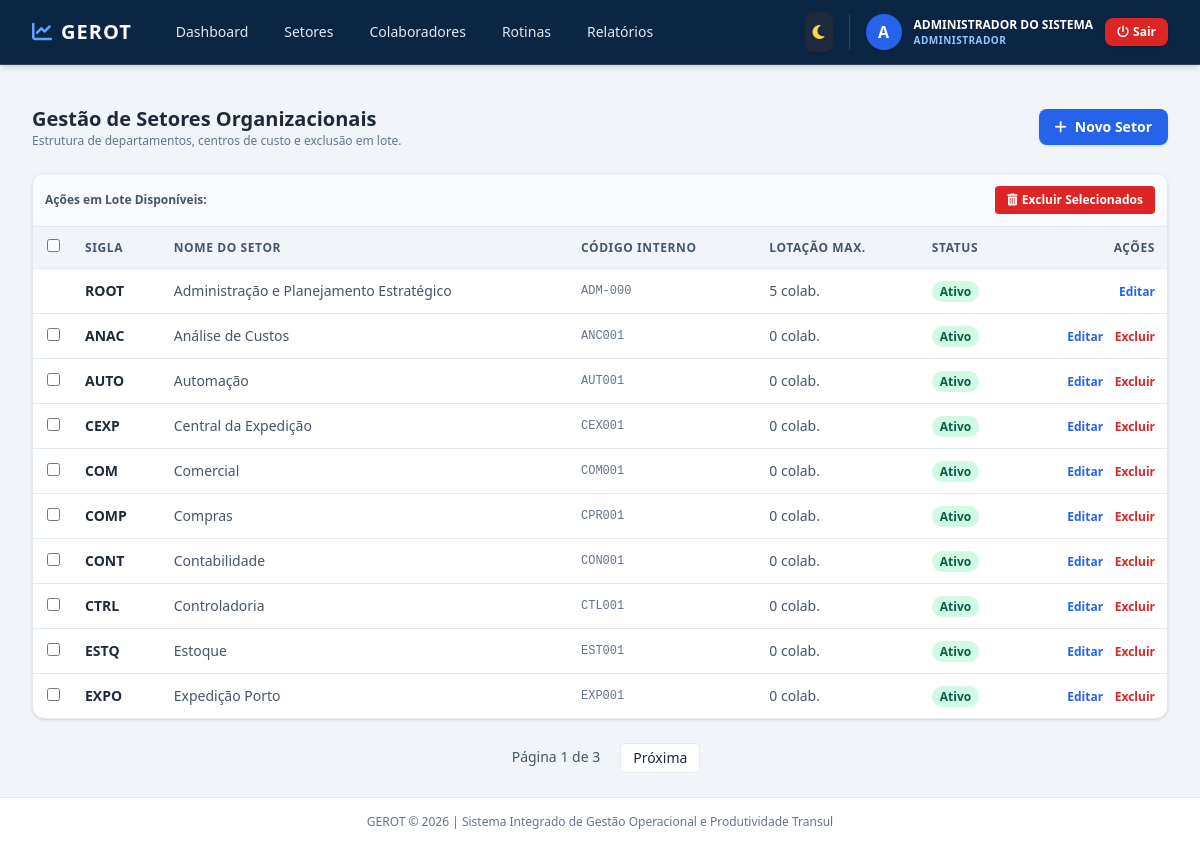
The app's page /admin/setores (signed in) with its own data.
### app/models/usuario.py (models this page shows, shortened)
class Usuario(UserMixin, db.Model):
    __tablename__ = 'usuarios'
    id = db.Column(db.Integer, primary_key=True)
    username = db.Column(db.String(64), unique=True, nullable=False, index=True)
    email = db.Column(db.String(120), unique=True, nullable=False, index=True)
    password_hash = db.Column(db.String(256))
    role = db.Column(db.String(20), default='colaborador', nullable=False)
    ativo = db.Column(db.Boolean, default=False)
    nome_completo = db.Column(db.String(150), nullable=False)
    cpf = db.Column(db.String(14), unique=True, nullable=False)
    rg_numero = db.Column(db.String(20))
    rg_orgao_emissor = db.Column(db.String(20))
    rg_uf = db.Column(db.String(2))
    data_nascimento = db.Column(db.Date)
    sexo = db.Column(db.String(20))
    estado_civil = db.Column(db.String(20))
    telefone_principal = db.Column(db.String(30))
    logradouro = db.Column(db.String(150))
    numero_endereco = db.Column(db.String(20))
    bairro = db.Column(db.String(100))
    cidade = db.Column(db.String(100))
    uf_endereco = db.Column(db.String(2))
    cep = db.Column(db.String(10))
    matricula = db.Column(db.String(50), unique=True, nullable=True)
    cargo = db.Column(db.String(100))
    funcao = db.Column(db.String(100))
    setor_id = db.Column(db.Integer, db.ForeignKey('setores.id'), nullable=False)
    setores_secundarios = db.relationship(
        'Setor',
        secondary=usuario_setores_secundarios,
        backref=db.backref('coordenadores_secundarios', lazy='dynamic')
    )
    tipo_vinculo = db.Column(db.String(50))
    data_admissao = db.Column(db.Date)
    data_cadastro = db.Column(db.DateTime, default=datetime.utcnow)
    ultimo_login = db.Column(db.DateTime)
    status_cadastro = db.Column(db.String(20), default='incompleto')
    cadastrado_por_id = db.Column(db.Integer, db.ForeignKey('usuarios.id'), nullable=True)
    cadastrador = db.relationship('Usuario', remote_side=[id], backref='usuarios_cadastrados')
    lancamentos = db.relationship('Lancamento', backref='autor', lazy='dynamic', foreign_keys='Lancamento.usuario_id')
    correcoes_aprovadas = db.relationship('Lancamento', backref='aprovador', lazy='dynamic', foreign_keys='Lancamento.correcao_aprovada_por')
    @property
    def role_label(self):
        mapa = {
            'admin': 'Administrador',
            'diretor': 'Diretor',
            'gestor': 'Diretor',
            'lider': 'Líder',
            'coordenador': 'Líder',
            'colaborador': 'Colaborador',
            'operador': 'Colaborador'
        }
        return mapa.get(self.role.lower(), self.role.title())
    @property
    def is_admin(self):
        return self.role == 'admin'

### app/models/setor.py (models this page shows, shortened)
class Setor(db.Model):
    __tablename__ = 'setores'
    id = db.Column(db.Integer, primary_key=True)
    nome = db.Column(db.String(100), unique=True, nullable=False, index=True)
    sigla = db.Column(db.String(20), unique=True, nullable=False)
    codigo_interno = db.Column(db.String(50), unique=True, nullable=False)
    data_criacao_sistema = db.Column(db.DateTime, default=datetime.utcnow)
    ativo = db.Column(db.Boolean, default=True)
    hierarquia_pai_id = db.Column(db.Integer, db.ForeignKey('setores.id'), nullable=True)
    responsavel_id = db.Column(db.Integer, db.ForeignKey('usuarios.id', use_alter=True, name='fk_setor_responsavel'), nullable=True)
    substituto_id = db.Column(db.Integer, db.ForeignKey('usuarios.id', use_alter=True, name='fk_setor_substituto'), nullable=True)
    tipo_setor = db.Column(db.String(30))
    natureza_atuacao = db.Column(db.String(30))
    missao_setor = db.Column(db.Text, nullable=True)
    descricao_atividades = db.Column(db.Text, nullable=True)
    nivel_complexidade = db.Column(db.String(20), default='Média')
    nivel_repetitividade = db.Column(db.String(20), default='Média')
    limite_max_colaboradores = db.Column(db.Integer, default=0)
    cargos_permitidos = db.Column(db.Text)
    turno_operacao = db.Column(db.String(50))
    escala_trabalho = db.Column(db.String(50))
    sub_setores = db.relationship(
        'Setor',
        backref=db.backref('pai', remote_side=[id]),
        lazy='dynamic'
    )
    usuarios = db.relationship(
        'Usuario',
        backref='setor_pertencente',
        lazy='dynamic',
        foreign_keys='Usuario.setor_id',
        cascade='all, delete-orphan'
    )
    atividades = db.relationship('AtividadePadrao', backref='setor_dono', lazy='dynamic', cascade='all, delete-orphan')
    lancamentos = db.relationship('Lancamento', backref='setor_snapshot', lazy='dynamic', cascade='all, delete-orphan')

### app/views/admin.py (the view)
@admin_bp.route('/setores')
def listar_setores():
    page = request.args.get('page', 1, type=int)
    setores_pagination = Setor.query.order_by(Setor.nome.asc()).paginate(page=page, per_page=10, error_out=False)
    possiveis_gestores = Usuario.query.filter(Usuario.role.in_(['admin', 'diretor', 'gestor', 'lider', 'coordenador'])).all()
    return render_template('admin/setores.html',
                           setores=setores_pagination.items,
                           pagination=setores_pagination,
                           usuarios=possiveis_gestores,
                           setor_edicao=None,
                           CalculoBI=CalculoBI)

### app/__init__.py (called while the page is built)
@login_manager.user_loader
def load_user(user_id):
    from app.models.usuario import Usuario
    return Usuario.query.get(int(user_id))

### app/views/admin.py (called while the page is built)
def admin_required(f):
    from functools import wraps
    @wraps(f)
    def decorated_function(*args, **kwargs):
        if not current_user.is_authenticated or not (current_user.is_admin or current_user.is_gestor):
            flash('Acesso negado. Área restrita à Direção e Administração Geral.', 'danger')
            return redirect(url_for('auth.login'))
        return f(*args, **kwargs)
    return decorated_function

@admin_bp.before_request
@login_required
@admin_required
def before_request():
    pass

### app/templates/admin/setores.html (shortened to what this page needs)
{% extends "base.html" %}
{% block content %}
<div class="space-y-6">
    <div class="flex flex-col sm:flex-row justify-between items-start sm:items-center gap-4">
        <div>
            <h2 class="text-xl font-bold text-slate-800 dark:text-slate-100">Gestão de Setores Organizacionais</h2>
            <p class="text-xs text-slate-500 dark:text-slate-400">Estrutura de departamentos, centros de custo e exclusão em lote.</p>
        </div>
        <a href="{{ url_for('admin.novo_setor') }}" class="bg-blue-600 hover:bg-blue-700 text-white px-4 py-2 rounded-lg text-sm font-semibold shadow transition flex items-center space-x-2">
            <i class="fa-solid fa-plus"></i>
            <span>Novo Setor</span>
        </a>
    </div>
    <form id="formLoteSetores" method="POST" action="{{ url_for('admin.excluir_massa_setores') }}">
        <div class="bg-white dark:bg-slate-800 rounded-xl shadow border border-slate-200 dark:border-slate-700 overflow-hidden">
            {% if current_user.is_admin or current_user.is_gestor %}
            <div class="p-3 bg-slate-50 dark:bg-slate-900 border-b border-slate-200 dark:border-slate-700 flex items-center justify-between">
                <span class="text-xs font-semibold text-slate-600 dark:text-slate-400">Ações em Lote Disponíveis:</span>
                <button type="submit" onclick="return confirm('Deseja realmente excluir todos os setores selecionados?')" class="bg-red-600 hover:bg-red-700 text-white text-xs px-3 py-1.5 rounded font-semibold transition flex items-center space-x-1 shadow-sm">
                    <i class="fa-solid fa-trash-can"></i>
                    <span>Excluir Selecionados</span>
                </button>
            </div>
            {% endif %}
            <div class="overflow-x-auto">
                <table class="w-full text-left border-collapse text-sm">
                    <thead>
                        <tr class="bg-slate-100 dark:bg-slate-900 text-slate-600 dark:text-slate-400 uppercase text-xs tracking-wider border-b border-slate-200 dark:border-slate-700">
                            {% if current_user.is_admin or current_user.is_gestor %}
                            <th class="p-3 text-center w-10">
                                <input type="checkbox" id="selectAllSetores" onclick="toggleAllSetores(this)" class="rounded text-blue-600 focus:ring-blue-500">
                            </th>
                            {% endif %}
                            <th class="p-3">Sigla</th>
                            <th class="p-3">Nome do Setor</th>
                            <th class="p-3">Código Interno</th>
                            <th class="p-3">Lotação Max.</th>
                            <th class="p-3">Status</th>
                            <th class="p-3 text-right">Ações</th>
                        </tr>
                    </thead>
                    <tbody class="divide-y divide-slate-200 dark:divide-slate-700">
                        {% if setores %}
                        {% for setor in setores %}
                        <tr class="hover:bg-slate-50 dark:hover:bg-slate-900/40 transition">
                            {% if current_user.is_admin or current_user.is_gestor %}
                            <td class="p-3 text-center">
                                {% if setor.sigla != 'ROOT' %}
                                <input type="checkbox" name="setor_ids" value="{{ setor.id }}" class="setor-checkbox rounded text-blue-600 focus:ring-blue-500">
                                {% endif %}
                            </td>
                            {% endif %}
                            <td class="p-3 font-bold text-slate-800 dark:text-slate-100">{{ setor.sigla }}</td>
                            <td class="p-3 text-slate-600 dark:text-slate-300">{{ setor.nome }}</td>
                            <td class="p-3 text-slate-500 font-mono text-xs">{{ setor.codigo_interno or '-' }}</td>
                            <td class="p-3 text-slate-600 dark:text-slate-300">{{ setor.limite_max_colaboradores }} colab.</td>
                            <td class="p-3">
                                {% if setor.ativo %}
                                <span class="px-2 py-0.5 bg-emerald-100 text-emerald-800 dark:bg-emerald-900/40 dark:text-emerald-300 rounded-full text-xs font-semibold">Ativo</span>
                                {% else %}
                                <span class="px-2 py-0.5 bg-red-100 text-red-800 dark:bg-red-900/40 dark:text-red-300 rounded-full text-xs font-semibold">Inativo</span>
                                {% endif %}
                            </td>
                            <td class="p-3 text-right space-x-2">
                                <a href="{{ url_for('admin.editar_setor', id=setor.id) }}" class="text-blue-600 hover:text-blue-800 dark:text-blue-400 font-semibold text-xs">Editar</a>
                                {% if setor.sigla != 'ROOT' %}
                                <button type="submit" form="singleDeleteSetor_{{ setor.id }}" class="text-red-600 hover:text-red-800 text-xs font-semibold">Excluir</button>
                                {% endif %}
                            </td>
                        </tr>
                        {% endfor %}
                        {% else %}
                        <tr>
                            <td colspan="7" class="p-6 text-center text-slate-500">Nenhum setor cadastrado.</td>
                        </tr>
                        {% endif %}
                    </tbody>
                </table>
            </div>
        </div>
    </form>
    {% if pagination and pagination.pages > 1 %}
    <div class="flex justify-center space-x-2">
        <span class="px-3 py-1 text-sm text-slate-600 dark:text-slate-400">Página {{ pagination.page }} de {{ pagination.pages }}</span>
        {% if pagination.has_next %}
        <a href="{{ url_for('admin.listar_setores', page=pagination.next_num) }}" class="px-3 py-1 bg-white dark:bg-slate-800 border rounded text-sm">Próxima</a>
        {% endif %}
    </div>
    {% endif %}
</div>
{% endblock %}

### app/templates/base.html (shortened to what this page needs)
<!DOCTYPE html>
<html lang="pt-BR" class="h-full">
<head>
    <script src="https://cdn.tailwindcss.com"></script>
    <link rel="stylesheet" href="https://cdnjs.cloudflare.com/ajax/libs/font-awesome/6.4.0/css/all.min.css">
</head>
<body class="h-full bg-slate-100 dark:bg-slate-900 text-slate-800 dark:text-slate-100 flex flex-col transition-colors duration-200">
    <nav class="bg-primary shadow-md border-b border-slate-700">
        <div class="max-w-7xl mx-auto px-4 sm:px-6 lg:px-8">
            <div class="flex justify-between h-16">
                <div class="flex items-center space-x-8">
                    <a href="{{ url_for('index') }}" class="flex items-center space-x-2 text-white font-bold text-xl tracking-wider">
                        <i class="fa-solid fa-chart-line text-blue-400"></i>
                        <span>GEROT</span>
                    </a>
                    {% if current_user.is_authenticated %}
                    <div class="hidden md:flex space-x-3 items-center">
                        {% if current_user.is_admin or current_user.is_gestor %}
                        <a href="{{ url_for('gestao.dashboard') }}" class="text-slate-200 hover:text-white px-3 py-2 rounded-md text-sm font-medium transition">Dashboard</a>
                        <a href="{{ url_for('admin.listar_setores') }}" class="text-slate-200 hover:text-white px-3 py-2 rounded-md text-sm font-medium transition">Setores</a>
                        <a href="{{ url_for('admin.listar_usuarios') }}" class="text-slate-200 hover:text-white px-3 py-2 rounded-md text-sm font-medium transition">Colaboradores</a>
                        <a href="{{ url_for('gestao.listar_atividades') }}" class="text-slate-200 hover:text-white px-3 py-2 rounded-md text-sm font-medium transition">Rotinas</a>
                        <a href="{{ url_for('relatorios.index') }}" class="text-slate-200 hover:text-white px-3 py-2 rounded-md text-sm font-medium transition">Relatórios</a>
                        {% endif %}
                    </div>
                    {% endif %}
                </div>
                <div class="flex items-center space-x-4">
                    <button id="theme-toggle" type="button" class="text-slate-300 hover:text-white bg-slate-800 p-2 rounded-lg focus:outline-none transition shadow-sm cursor-pointer" title="Alternar Modo Dia/Noite">
                        <i id="theme-toggle-dark-icon" class="fa-solid fa-moon hidden text-amber-300"></i>
                    </button>
                    {% if current_user.is_authenticated %}
                    <div class="flex items-center space-x-3 border-l border-slate-700 pl-4">
                        <div class="w-9 h-9 rounded-full bg-blue-600 text-white flex items-center justify-center font-bold shadow">
                            {{ current_user.nome_completo[0]|upper }}
                        </div>
                        <div class="hidden lg:block text-left">
                            <span class="block text-xs font-semibold text-white">{{ current_user.nome_completo }}</span>
                            <span class="block text-[10px] uppercase tracking-wider text-blue-300 font-bold">
                                {{ current_user.role_label }}
                            </span>
                        </div>
                        <a href="{{ url_for('auth.logout') }}" class="bg-red-600 hover:bg-red-700 text-white px-3 py-1.5 rounded-lg text-xs font-semibold shadow transition flex items-center space-x-1">
                            <i class="fa-solid fa-power-off"></i>
                            <span class="hidden sm:inline">Sair</span>
                        </a>
                    </div>
                    {% else %}
                    <a href="{{ url_for('auth.login') }}" class="bg-blue-600 hover:bg-blue-700 text-white px-4 py-2 rounded-lg text-sm font-semibold shadow transition">Entrar</a>
                    {% endif %}
                </div>
            </div>
        </div>
    </nav>
    <main class="flex-1 max-w-7xl w-full mx-auto px-4 sm:px-6 lg:px-8 py-6">
        {% block content %}{% endblock %}
    </main>
    <footer class="bg-white dark:bg-slate-800 border-t border-slate-200 dark:border-slate-700 py-4 text-center text-xs text-slate-500 dark:text-slate-400">
        GEROT © 2026 | Sistema Integrado de Gestão Operacional e Produtividade Transul
    </footer>
</body>
</html>

### records on screen
Usuario: nome_completo "A", nome_completo "ADMINISTRADOR DO SISTEMA", role_label "ADMINISTRADOR"
Setor: sigla "ROOT", nome "Administração e Planejamento Estratégico", codigo_interno "ADM-000", limite_max_colaboradores "5", ativo "Ativo"
Setor: sigla "ANAC", nome "Análise de Custos", codigo_interno "ANC001", limite_max_colaboradores "0", ativo "Ativo"
Setor: sigla "AUTO", nome "Automação", codigo_interno "AUT001", limite_max_colaboradores "0", ativo "Ativo"
Setor: sigla "CEXP", nome "Central da Expedição", codigo_interno "CEX001", limite_max_colaboradores "0", ativo "Ativo"
Setor: sigla "COM", nome "Comercial", codigo_interno "COM001", limite_max_colaboradores "0", ativo "Ativo"
Setor: sigla "COMP", nome "Compras", codigo_interno "CPR001", limite_max_colaboradores "0", ativo "Ativo"
Setor: sigla "CONT", nome "Contabilidade", codigo_interno "CON001", limite_max_colaboradores "0", ativo "Ativo"
Setor: sigla "CTRL", nome "Controladoria", codigo_interno "CTL001", limite_max_colaboradores "0", ativo "Ativo"
Setor: sigla "ESTQ", nome "Estoque", codigo_interno "EST001", limite_max_colaboradores "0", ativo "Ativo"
Setor: sigla "EXPO", nome "Expedição Porto", codigo_interno "EXP001", limite_max_colaboradores "0", ativo "Ativo"

### other values on screen
{{ pagination.page }} "1"
{{ pagination.pages }} "3"
